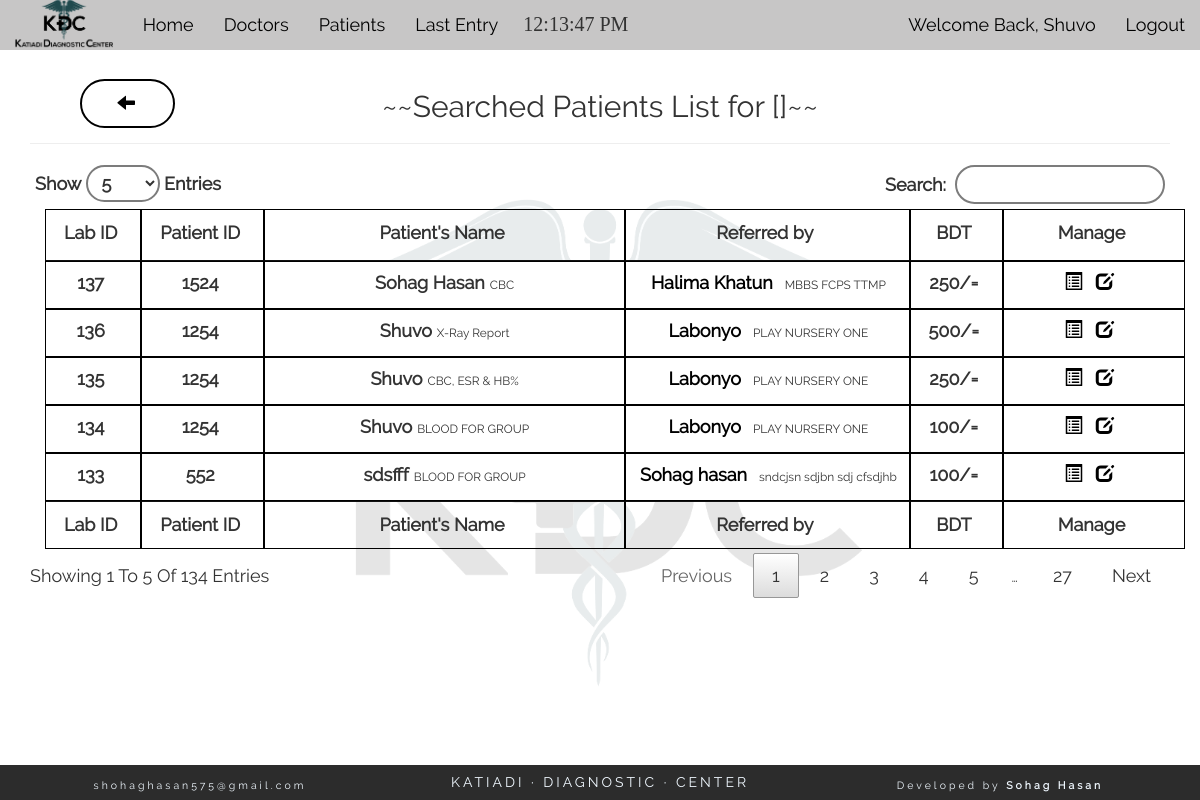
Page /search_pat.php (signed in) on the committed database.
### tables this page shows
CREATE TABLE "patient" (
	`lab_id`	INTEGER NOT NULL PRIMARY KEY AUTOINCREMENT,
	`p_id`	int(11) NOT NULL,
	`p_datetime`	datetime NOT NULL,
	`p_name`	varchar(200) NOT NULL,
	`p_age`	int(11) NOT NULL,
	`sex`	varchar(10) NOT NULL,
	`doctor_id`	int(11) NOT NULL,
	`specimen1`	varchar(50) NOT NULL,
	`specimen2`	varchar(50) NOT NULL,
	`specimen3`	varchar(50) NOT NULL,
	`status`	int(1) NOT NULL,
	`pat_amount`	INTEGER,
	`doc_amount`	INTEGER,
	`whenadded`	TEXT
);

CREATE TABLE "tast_code" (
	`t_code`	varchar(50) NOT NULL,
	`t_name`	varchar(200) NOT NULL,
	PRIMARY KEY(`t_code`)
);

CREATE TABLE "doctor" (
	`doctor_id`	INTEGER NOT NULL PRIMARY KEY AUTOINCREMENT,
	`d_name`	varchar(200) NOT NULL,
	`age`	int(11) NOT NULL,
	`sex`	varchar(15) NOT NULL,
	`degree`	varchar(200) NOT NULL,
	`status`	int(1) NOT NULL
);

### search_pat.php (the view, shortened to what this page needs)
<?php
	if(isset($_SESSION['username'])){
	require('config.php');
	$search=$_GET['search'];
	$sel= "SELECT * FROM patient WHERE p_datetime LIKE('%$search%') OR lab_id LIKE('%$search%') OR p_id LIKE('%$search%') OR p_name LIKE('%$search%') ORDER BY lab_id DESC";
	$res= $db -> query($sel);
?>
<section class="container-fluid text-center">
	<div class="col-md-12" style="position: relative;">
	<h2 class="title text-center">~~Searched Patients List for &#91;<?php echo $search; ?>&#93;~~</h2>
	<hr><div class="col-md-12">
			<a title="Back" class="back_button" href="javascript: history.go(-1)"><span class="glyphicon glyphicon-arrow-left" aria-hidden="true"></span></a>
		</div>
		<table id="datatable" class="container-fluid" cellspacing="0">
        <thead>
            <tr class="row">
                <th class="col-md-1 text-center textone b_1"><div><label for="">Lab ID</label></div></th>
                <th class="col-md-1 text-center textone b_1"><div><label for="">Patient ID</label></div></th>
                <th class="col-md-4 text-center b_1"><div><label for="">Patient's Name</label></div></th>
                <th class="col-md-3 text-center b_1"><div><label for="">Referred by</label></div></th>
                <th class="col-md-1 text-center b_1 textone"><div><label for="">BDT</label></div></th>
                <th class="col-md-2 text-center b_1 textone"><div><label for="">Manage</label></div></th>
            </tr>
        </thead>
		<tfoot>
            <tr class="row">
                <th class="col-md-1 text-center bb_1 textone b_1"><label for="">Lab ID</label></th>
                <th class="col-md-1 text-center bb_1 textone b_1"><label for="">Patient ID</label></th>
                <th class="col-md-4 text-center bb_1 b_1"><label for="">Patient's Name</label></th>
                <th class="col-md-3 text-center bb_1 b_1"><label for="">Referred by</label></th>
                <th class="col-md-1 text-center bb_1 b_1 textone"><label for="">BDT</label></th>
                <th class="col-md-2 text-center bb_1 b_1 textone"><label for="">Manage</label></th>
            </tr>
        </tfoot>
		<tbody>
		<?php while($data=$res->fetchArray(SQLITE3_ASSOC)){ ?>
            <tr class="row hover">
                <td class="col-md-1 textone bb_1 b_1"><label for=""><?php echo $data['lab_id']; ?></label></td>
                <td class="col-md-1 bb_1 b_1"><label for=""><?php echo $data['p_id']; ?></label></td>
                <td class="col-md-4 bb_1 textone b_1"><label for=""><?php echo $data['p_name']; ?></label><small><?php
					$idp = $data['lab_id'];
					$selp= "SELECT * FROM patient WHERE lab_id='$idp'";
					$resp= $db-> query($selp);
					$datap= $resp-> fetchArray(SQLITE3_ASSOC);
					$specimen1= $datap['specimen1'];
					$specimen2= $datap['specimen2'];
					$specimen3= $datap['specimen3'];
					$test_code_sel= "SELECT * FROM tast_code WHERE t_code='$specimen1' OR t_code='$specimen2' OR t_code='$specimen3'" ;
					$test_code_qry= $db-> query($test_code_sel);
					$i=0;
					while($test_name= $test_code_qry -> fetchArray(SQLITE3_ASSOC)){
						if($i==1){
							echo ', ';
						}elseif($i==2){
							echo ' & ';
						}
						echo $test_name['t_name'];
						$i++;
					}
						  ?></small></td>
                <td class="col-md-3 bb_1 textone b_1"><label for="">
                <?php
				$kdcdoc= $data['doctor_id'];
				$d_sel= "SELECT * FROM doctor WHERE doctor_id=$kdcdoc";
				$d_res= $db->query($d_sel);
				$d_data=$d_res->fetchArray(SQLITE3_ASSOC);
				?>
               <a title="View Doctor" id="detail" class="manag" href="doc_details.php?d=<?php echo $d_data['doctor_id']; ?>" ><?php echo $d_data['d_name']; ?></a></label><small><?php echo $d_data['degree']; ?></small>
               </td>
				<td class="col-md-1 bb_1 b_1 textone"><label for=""><?php if($data['pat_amount']>0){ echo $data['pat_amount'].'/=';}else{ echo 'Free'; } ?></label></td>
                <td class="col-md-2 bb_1 b_1 textone"><label for="">
                	<a title="View Details" class="manag" href="pat_details.php?p=<?php echo $data['lab_id']; ?>"><span id="detail" class="glyphicon glyphicon-list-alt" aria-hidden="true"></span></a>
                	<a title="Edit" class="manag"  href="pat_edit.php?p=<?php echo $data['lab_id']; ?>"><span id="edit" class="glyphicon glyphicon-edit" aria-hidden="true"></span></a>
                </label></td>
            </tr>
		 <?php } ?>
		 </tbody>
		</table>
</div>
</section>
	<?php get_footer();
		}else{
		header('location: login.php');
			} ?>

### css/style.css (style rules this page uses)
* { font-family: "Raleway-Regular"; }
body { background: url(../pics/bg.png) center center no-repeat; background-size: contain; min-height: 100vh; padding-bottom: 39px; }
#datatable tbody { background: transparent; }
label > a { text-decoration: none; }
a > span { color: black; transition: all ease 400ms; }
.title { font-size: 30px; }
label, a { font-size: 18px !important; line-height: 25px; padding: 0px 5px 0px 0px; }
.hover { background-color: transparent; transition: ease 100ms; }
.b_1 { border-top: 1px solid #000000; border-right: 1px solid #000000; border-left: 1px solid #000000; border-bottom: 0px; }
.b_1:last-child { border-top: 1px solid #000000; border-right: 1px solid #000000; border-left: 1px solid #000000; border-bottom: 1px solid #000000; }
.bb_1 { border-bottom: 1px solid #000000; }
.manag { text-decoration: none; color: #000000; margin: 0px 2px; transition: 150ms ease; }
.textone { text-overflow: ellipsis; white-space: nowrap; overflow: hidden; }
.back_button { position: absolute; top: -85px; left: 50px; border: 2px solid #000; border-radius: 25px; padding: 10px 35px; text-transform: uppercase; transition: all ease 200ms; letter-spacing: 3px; }

### css/dataTable.css (style rules this page uses)
table.dataTable { width:100%;margin:0 auto;clear:both;border-collapse:separate;border-spacing:0 }
table.dataTable thead th,table.dataTable tfoot th { font-weight:bold }
table.dataTable thead th,table.dataTable thead td { padding:10px 18px;border-bottom:1px solid #111 }
table.dataTable tfoot th,table.dataTable tfoot td { padding:10px 18px 6px 18px;border-top:1px solid #111 }
table.dataTable thead .sorting,table.dataTable thead .sorting_asc,table.dataTable thead .sorting_desc,table.dataTable thead .sorting_asc_disabled,table.dataTable thead .sorting_desc_disabled { cursor:pointer;*cursor:hand }
table.dataTable thead .sorting,table.dataTable thead .sorting_asc,table.dataTable thead .sorting_desc,table.dataTable thead .sorting_asc_disabled,table.dataTable thead .sorting_desc_disabled { background-repeat:no-repeat;background-position:center right }
table.dataTable thead .sorting { background-image:url("../images/sort_both.png") }
table.dataTable thead .sorting_desc { background-image:url("../images/sort_desc.png") }
table.dataTable tbody tr { background-color:#ffffff }
table.dataTable tbody th,table.dataTable tbody td { padding:8px 10px }
table.dataTable,table.dataTable th,table.dataTable td { -webkit-box-sizing:content-box;box-sizing:content-box }

### rows in the picture
patient: lab_id "137", p "1524", p_name "Sohag Hasan", doctor.d_name "Halima Khatun", doctor.degree "MBBS FCPS TTMP", pat_amount "250"
tast_code: t_name "CBC"
patient: lab_id "136", p "1254", p_name "Shuvo", doctor.d_name "Labonyo", doctor.degree "PLAY NURSERY ONE", pat_amount "500"
tast_code: t_name "X-Ray Report"
patient: lab_id "135", p "1254", p_name "Shuvo", doctor.d_name "Labonyo", doctor.degree "PLAY NURSERY ONE", pat_amount "250"
tast_code: t_name "ESR"
tast_code: t_name "HB%"
patient: lab_id "134", p "1254", p_name "Shuvo", doctor.d_name "Labonyo", doctor.degree "PLAY NURSERY ONE", pat_amount "100"
tast_code: t_name "BLOOD FOR GROUP"
patient: lab_id "133", p "552", p_name "sdsfff", doctor.d_name "Sohag hasan", doctor.degree "sndcjsn sdjbn sdj cfsdjhb", pat_amount "100"

### other values in the picture
$_SESSION['username'] "Shuvo"
